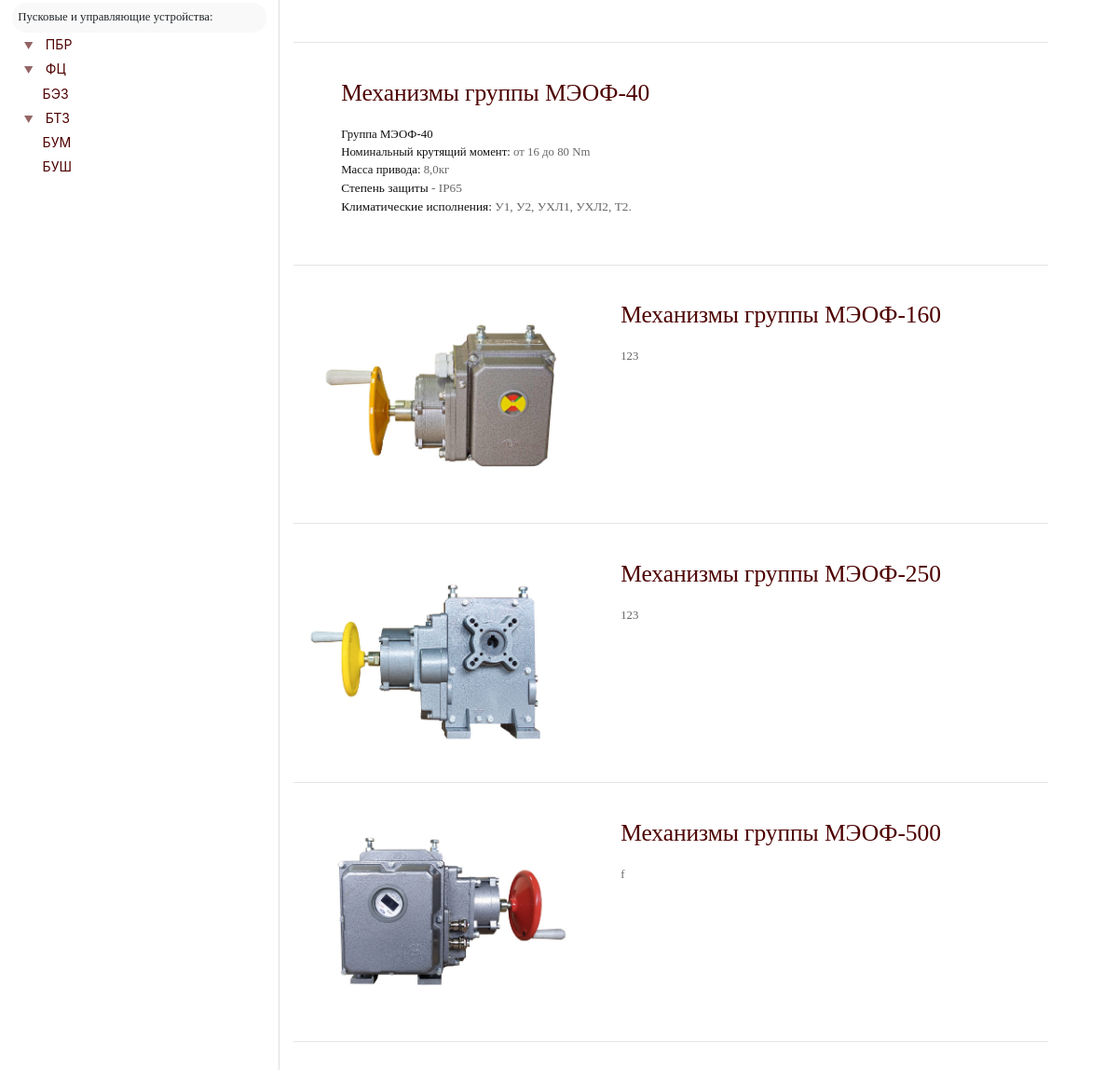
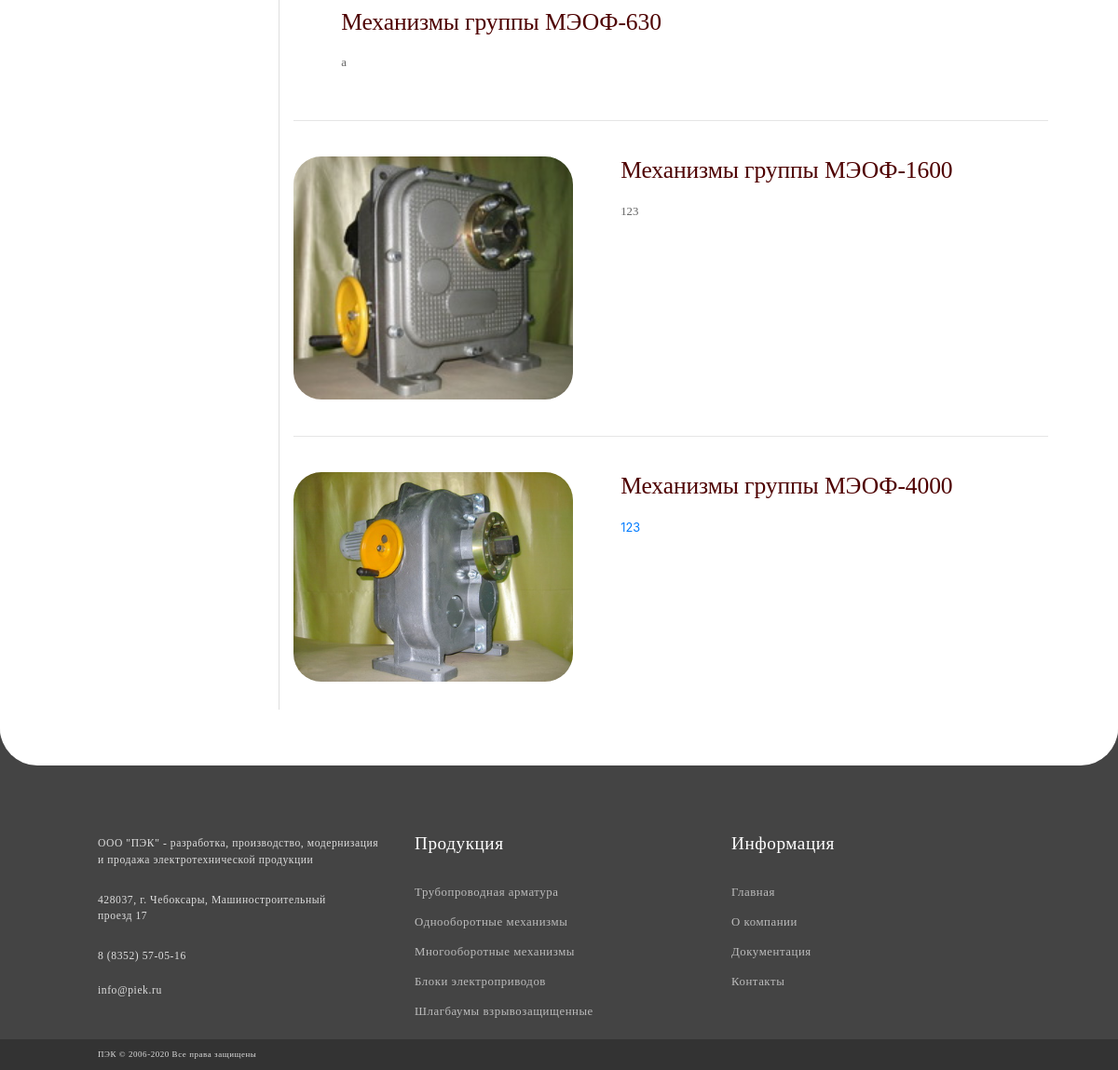
Page /catalog/mechanisms/meof/ (lower part) on the earlier database version (2 pictures, top to bottom).
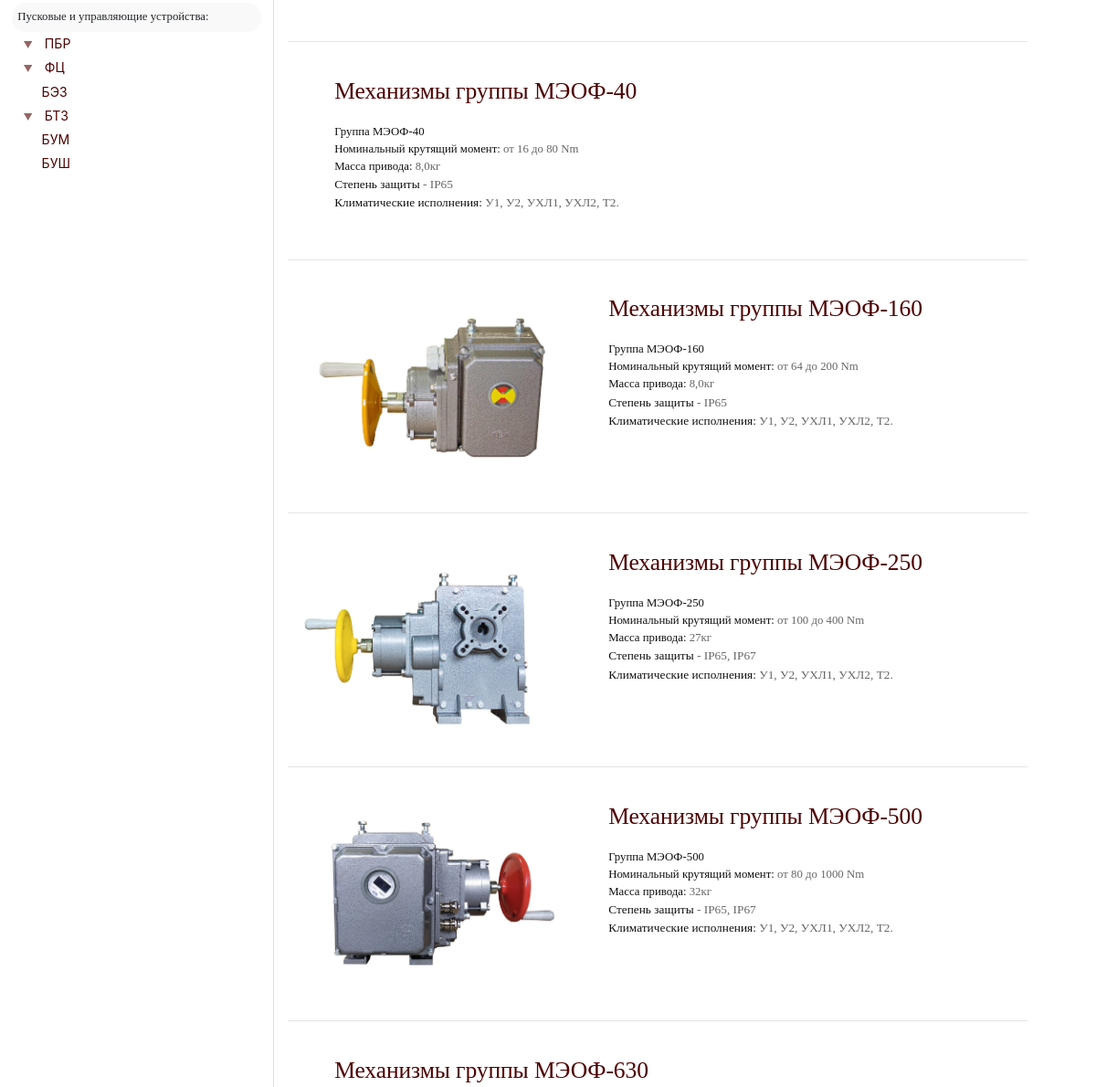
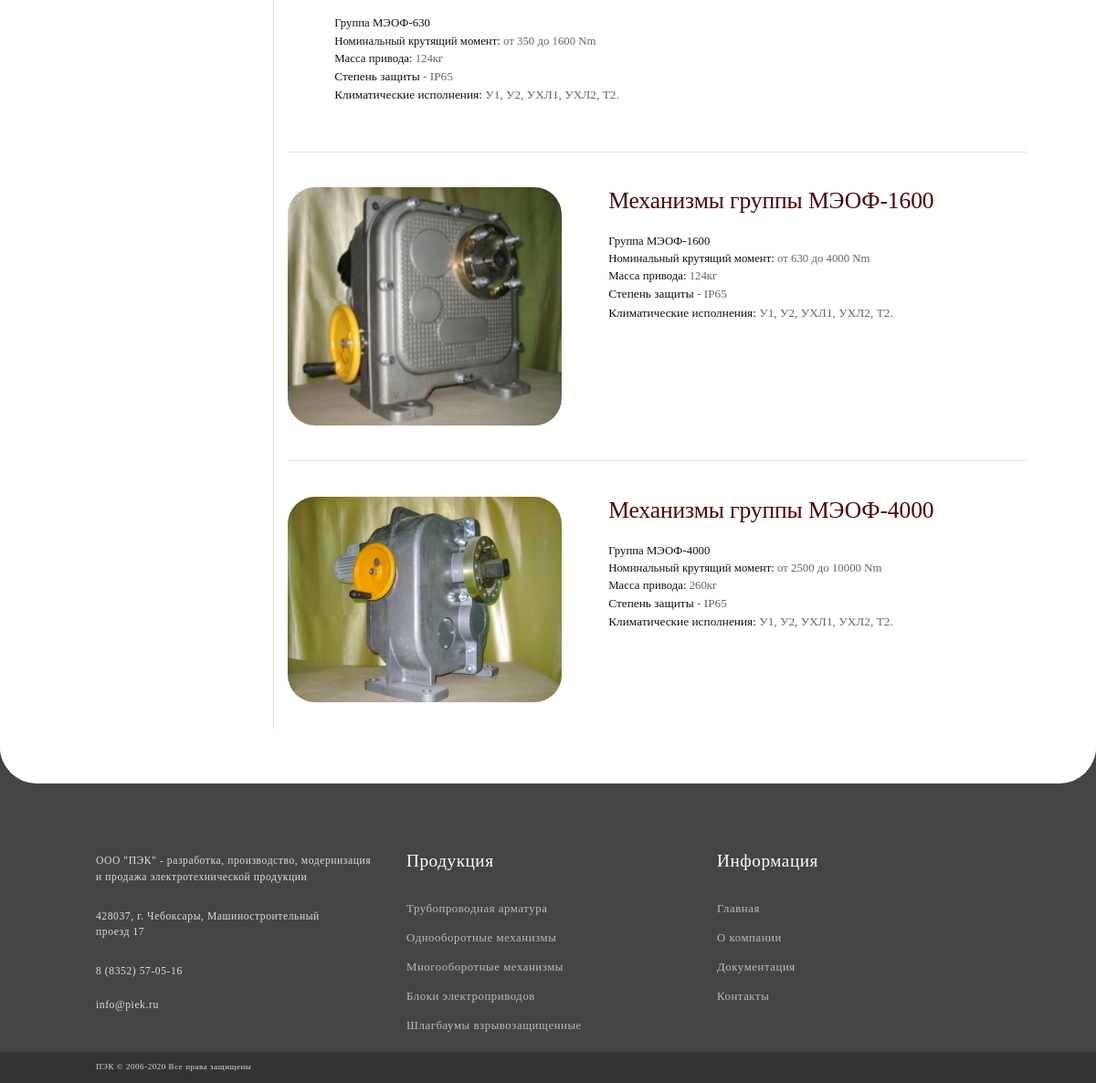
Same page on the later database version (2 pictures, top to bottom).
### mainapp/models.py (models this page shows, shortened)
class Product(models.Model):
    parent       = models.ForeignKey(Group, on_delete=models.CASCADE)
    slug_product = models.SlugField('url', help_text='for instance, "40 or 6_3"')
    meta_description = models.TextField(null=True, blank=True)
    img          = models.ImageField('Изображение для ссылки', upload_to='mechanisms_preview')
    href_title   = models.CharField("title group", max_length=250,)
    name         = models.CharField(max_length=250)
    h1_mod       = models.CharField(max_length=250)
    mod_table    = HTMLField(help_text="Указание идентификатора обязательно. id = 'MOD'")
    description  = HTMLField('description group', null=True, blank=True)
    content      = HTMLField()
    class Meta:
        ordering = ['id']

### mainapp/views.py (the view)
# urls.py: path('catalog/<path:slug>/', SubgroupDetailView, name='SubgroupDetailView'),
def SubgroupDetailView(request, slug):
    subgroup_info = get_object_or_404(Group, slug=slug)
    product_list  = Product.objects.filter(parent__slug=slug)
    return render(
    request,
    'mainapp/SubgroupDetailView.html',
    context = {
    'subgroup_info' : subgroup_info,
    'product_list'  : product_list,
    'in_cart_counter': cart_counter(request),
    })

### mainapp/views_cart.py (called while the page is built)
def cart_counter(request):
    counter = 0
    if 'piek_cart' in request.session:
        for i in range(0, len(request.session['piek_cart'])):
            counter += int(request.session['piek_cart'][i].get('quantity'))
    return counter

### mainapp/templates/mainapp/SubgroupDetailView.html (shortened to what this page needs)
<!DOCTYPE html>
{% load static %}
<html xmlns="http://www.w3.org/1999/xhtml">
<head>
	{% include 'mainapp/head-property.html' %}
	<link href="{% static 'css/SubgroupDetailView.css' %}" rel="stylesheet">
</head>
<body>
	{% if subgroup_info.pic_of_hat %}
		{% include 'mainapp/header.html' %}
{% endif %}
<main class="main-property">
	<div class="row p-0 m-0">
		<div class="col-lg-3 d-none d-lg-flex justify-content-end p-0">
			{% include 'mainapp/sidebar.html' %}
		</div>
		<div class="col-12 col-lg-9 col-xxl-6 col-xxl-pre-index col-xxl-6-index p-0">
			<div id="content-right" class="m-auto">
				<section class="container m-auto pt-5">
					{% for product in product_list %}
					<div class="d-flex wrapper py-2 py-md-5 ">
						<a href="info/{{ product.slug_product }}" class="w-100">
							<div class="d-flex">
								<div class="flex-column justify-content-start py-3 py-md-0">
									<img src="{{ product.img.url }}" alt="">
								</div>
								<div class="flex-column justify-content-center w-100 px-md-5 position-relative">
									<h1 class="pb-md-3 px-3 py-4 py-md-0 text-center text-sm-left">{{ product.href_title }}</h1>
									<div class="d-none px-3 py-2 py-md-0 d-sm-flex flex-column description">{{ product.description |safe }}</div>
								</div>
							</div>
						</a>
					</div>
					{% endfor %}
				</section>
				<section class="container pb-5">
					<div class="content p-2">{{ subgroup_info.content|safe }}</div>
				</section>
		</div>
	</div>
</main>
{% include 'mainapp/footer.html' %}
</body>
</html>

### mainapp/templates/mainapp/head-property.html (shortened to what this page needs)
{% load static %}
<link href="{% static 'css/bootstrap.min.css' %}" rel="stylesheet">
<link href="{% static 'css/normal.css' %}" rel="stylesheet">
<link href="{% static 'css/fonts.css' %}" rel="stylesheet">
<link href="{% static 'css/sidebar.css' %}" rel="stylesheet">
<link href="{% static 'css/header.css' %}" rel="stylesheet">
<link href="{% static 'css/footer.css' %}" rel="stylesheet">

### mainapp/templates/mainapp/header.html (shortened to what this page needs)
<body>

### mainapp/templates/mainapp/sidebar.html (shortened to what this page needs)
{% load static %}
<div id="content-left" class="content-left">
<div class="sidebar-text">
    <p class="lil_title">Пусковые и управляющие устройства:</p>
    <div class="card">
      <div class="card-header">
        <a class="collapsed card-link" data-toggle="collapse" href="#collapseTen">
        	▼ <a href="#">ПБР</a>
      </a>
      </div>
    </div>
    <div class="card">
      <div class="card-header">
        <a class="collapsed card-link" data-toggle="collapse" href="#collapseEleven">
        	▼ <a href="#">ФЦ</a>
      </a>
      </div>
    </div>
    <div class="card">
      <div class="card-header">
        <a class="collapsed card-link" data-toggle="collapse">
        	<a href="#" class="sidebar-link">БЭЗ</a>
      </a>
      </div>
    </div>
    <div class="card">
      <div class="card-header">
        <a class="collapsed card-link" data-toggle="collapse" href="#collapseTwelve">
        	▼ <a href="#">БТЗ</a>
      </a>
      </div>
    </div>
    <div class="card">
      <div class="card-header">
        <a class="collapsed card-link" data-toggle="collapse">
        	<a href="#" class="sidebar-link">БУМ</a>
      </a>
      </div>
    </div>
    <div class="card">
      <div class="card-header last-child">
        <a class="collapsed card-link" data-toggle="collapse">
        	<a href="#" class="sidebar-link">БУШ</a>
      </a>
      </div>
    </div>
</div>
</div>

### mainapp/templates/mainapp/footer.html (shortened to what this page needs)
{% load static %}
<footer class="footer">
	<div class="container" id="Footer">
		<div class="d-flex flex-column flex-md-row text-white ">
			<div class="d-flex flex-column py-1 col-md-4 left-block">
				<p class="py-3 center-md iphoneseoff">ООО "ПЭК" - разработка, производство, модернизация и продажа электротехнической продукции</p>
				<p class="py-3 center-md">428037, г. Чебоксары, Машиностроительный<br>проезд 17</p>
				<div class="d-flex flex-row flex-md-column">
				<a  class="py-md-3 py-3" href="tel:+78352570516">8 (8352) 57-05-16</a>
				<a class="py-md-2 py-3" href="mailto:info@piek.ru">info@piek.ru</a>
				</div>
			</div>
			<div class="d-flex flex-column py-3  py-md-3 col-md-4 link-block">
				<h2 class="pb-2 pb-md-4">Продукция</h2>
				<a href="/catalog/armature/"> Трубопроводная арматура </a>
				<a href="/catalog/mechanisms/meof/"> Однооборотные механизмы </a>
				<a href="/catalog/elektroprivody/pem/"> Многооборотные механизмы </a>
				<a href="/catalog/instruments/"> Блоки электроприводов </a>
				<a href="/catalog/blast/shlagbaumy_vzryvozashishennye/"> Шлагбаумы взрывозащищенные </a>
			</div>
			<div class="d-flex flex-column py-3 py-md-3 col-md-4 link-block">
				<h2  class="pb-2 pb-md-4">Информация</h2>
				<a href="/"> Главная </a>
				<a href="/about/"> О компании </a>
				<a href="/docs/"> Документация </a>
				<a href="/contacts/"> Контакты </a>
			</div>
		</div>
	</div>
	<div class="tiny-footer" id="TiyFooter">
		<div class="container"><p>ПЭК © 2006-2020  Все права защищены</p></div>
	</div>
</footer>

### static/css/normal.css (style rules this page uses)
* { outline:none; }
@media (min-width: 1200px) and (max-width: 1400px) { .col-xxl-6 { display: flex; flex: 0 0 70%; max-width: 70%; } }
.container { max-width: 1050px !important; padding-top:0px; }
html { margin-top: -25px; width: 100%; max-width: 100%; font-size: 0.8em; -webkit-font-smoothing: antialiased; }
body { width: 100% !important; overflow-x: hidden; margin: 0; padding: 0; overflow: visible; }
main { position: relative; margin: 0 auto; z-index: 2; border-bottom-left-radius: 40px; border-bottom-right-radius: 40px; background-color: #fff; }
.container p,h1,h2,h3 { font-family: "Raleway"; }

### static/css/sidebar.css (style rules this page uses)
.content-left { width: 300px; padding: 0 1em; margin-bottom: 5vw; margin-top: 1vw; border-right: 1px solid #dedede; }
.lil_title { font-size: 1em; margin-top: 1em; padding: 0.5em; margin-bottom: 0; font-family: 'SF UI Text'; font-weight: normal; background-color:#f9f9f9; border-radius: 15px; }
.card { border: none; background-color: #fff; }
.card-header { border: none !important; background-color: white; margin-top: 0px; padding: 0.2em 1em; }
.card-header a { font-size: 1.1em; }
.card-link { font-size: 0.8em !important; margin-right: 10px; opacity: 0.6; }
.sidebar-link { padding-left: 10px; }

### static/css/footer.css (style rules this page uses)
.footer { padding-top: 100px; letter-spacing: .56px; background-color: #444; font-weight: lighter; position: fixed; width: 100%; bottom: 0; left: 0; right: 0; }
.footer a, .footer p { letter-spacing: .56px; color: #bcbcbc; font-family: "Raleway"; font-weight: 300; margin-bottom: 0; transition-duration: .2s; }
.footer h2 { font-family: Raleway; font-size: 1.5em; font-weight: 400; }
.left-block p, .left-block a { font-size: 0.91em; font-family: "SF UI Text"; color: #dedede; }
.tiny-footer { display: flex; background-color: #333; min-height: 20px; }
.tiny-footer p { color: #dedede; font-size: 0.7em; padding: 10px 15px !important; font-family: "SF UI Text"; margin-bottom: 0; }
.link-block a { padding: 0.5em 0; }

### static/css/SubgroupDetailView.css (style rules this page uses)
.content { font-family: 'SF UI Text'; color: #555; }
.wrapper { position: relative; border-top: 1px solid rgba(0,0,0,.1); transition: .3s; }
.wrapper h1 { font-family: 'SF UI Display'; font-weight: normal; font-size: 2em; color: #4e0000; letter-spacing: -.005em; }
.wrapper p { font-family: 'SF UI Text'; color: #666; }
.wrapper img { width: 300px; height: auto; border-radius: 30px; }
.description strong { font-weight: normal; color: #111 !important; }

### mainapp/templates/mainapp/SubgroupDetailView.html (style rules this page uses)
:root { --navbar_bg_color: #fff; --nav_link_color: #000; }
:root { --navbar_bg_color: inherit; --nav_link_color: #fff; }
.main-property { margin-top: 465px; border-top-left-radius: 40px; border-top-right-radius: 40px; z-index: 10; -webkit-box-shadow: 0px -4px 1px 1px rgba(237,237,237,1); -moz-box-shadow: 0px -4px 1px 1px rgba(237,237,237,1); box-shadow: 0px -4px 1px 1px rgba(237,237,237,1); }
main { margin-bottom: -40px !important; }
.footer { position: relative; }

Differences in the rows shown:
changed Product "Механизмы группы МЭОФ-160": description "123" → "Группа МЭОФ-160 Номинальный крутящий момент: от 64 до 200 Nm Масса привода: 8,0кг Степень защиты - IР65 Климатические исполнения: У1, У2, УХЛ1, УХЛ2, Т2."
changed Product "Механизмы группы МЭОФ-250": description "123" → "Группа МЭОФ-250 Номинальный крутящий момент: от 100 до 400 Nm Масса привода: 27кг Степень защиты - IР65, IР67 Климатические исполнения: У1, У2, УХЛ1, УХЛ2, Т2."
changed Product "Механизмы группы МЭОФ-500": description "f" → "Группа МЭОФ-500 Номинальный крутящий момент: от 80 до 1000 Nm Масса привода: 32кг Степень защиты - IР65, IР67 Климатические исполнения: У1, У2, УХЛ1, УХЛ2, Т2."
changed Product "Механизмы группы МЭОФ-630": description "а" → "Группа МЭОФ-630 Номинальный крутящий момент: от 350 до 1600 Nm Масса привода: 124кг Степень защиты - IР65 Климатические исполнения: У1, У2, УХЛ1, УХЛ2, Т2."
changed Product "Механизмы группы МЭОФ-1600": description "123" → "Группа МЭОФ-1600 Номинальный крутящий момент: от 630 до 4000 Nm Масса привода: 124кг Степень защиты - IР65 Климатические исполнения: У1, У2, УХЛ1, УХЛ2, Т2."
changed Product "Механизмы группы МЭОФ-4000": description "123" → "Группа МЭОФ-4000 Номинальный крутящий момент: от 2500 до 10000 Nm Масса привода: 260кг Степень защиты - IР65 Климатические исполнения: У1, У2, УХЛ1, УХЛ2, Т2."
